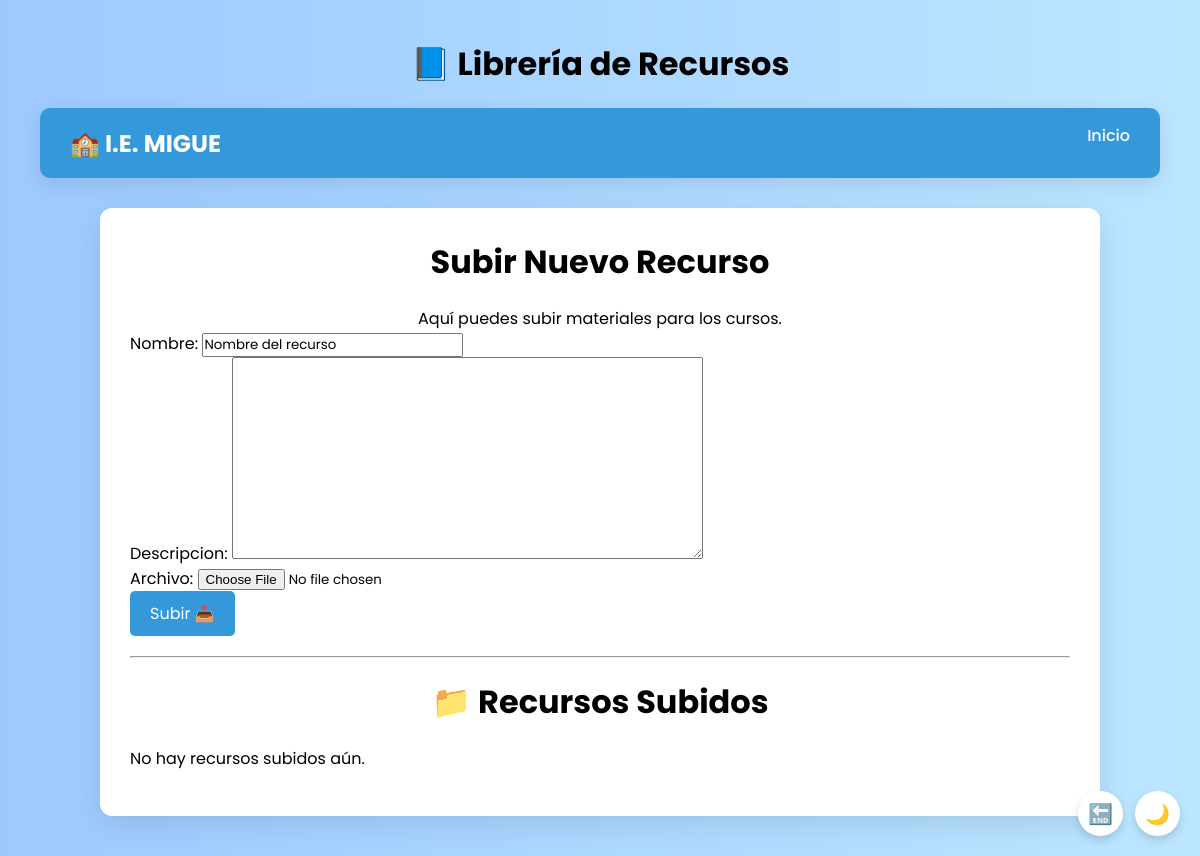
The page /libreria_recursos/ (signed in) on the database as committed earlier.
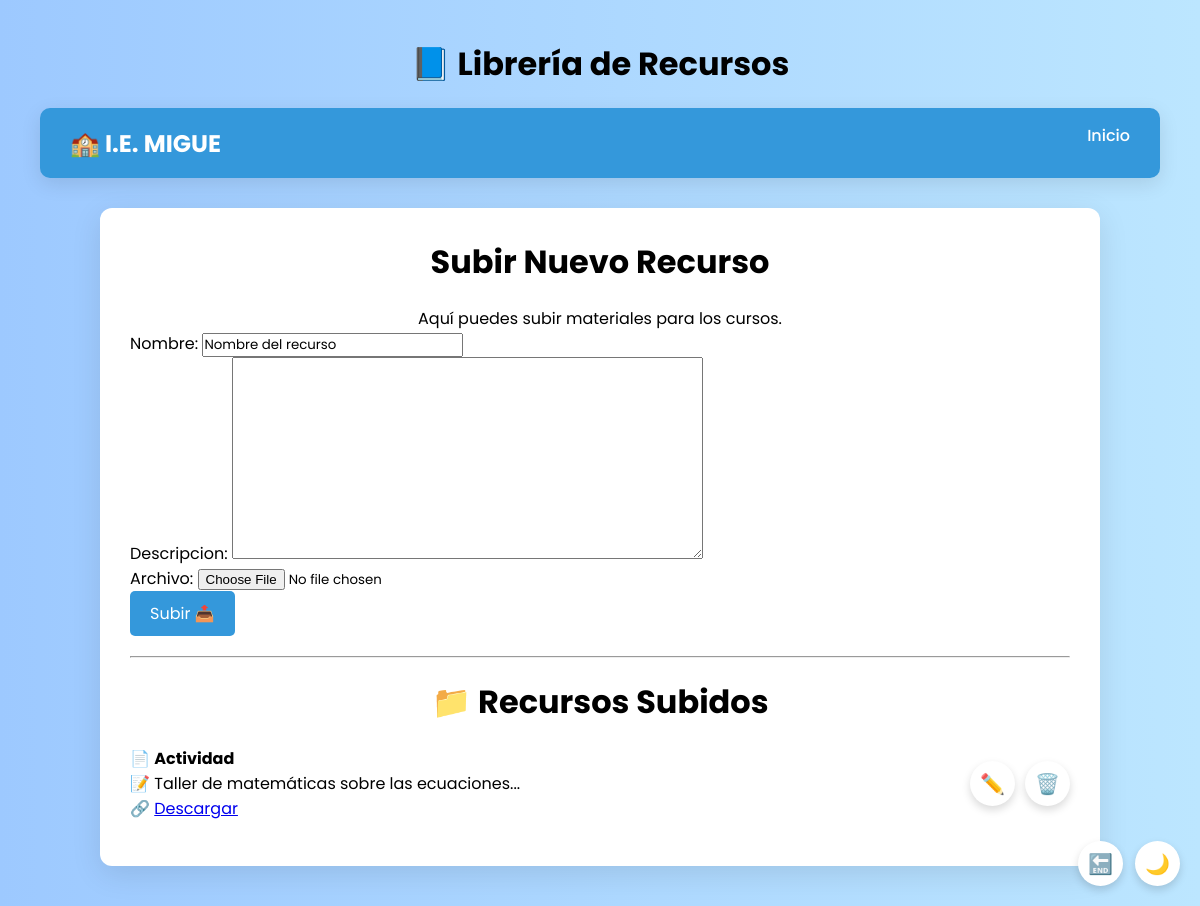
The same page on the database as committed later.
### usuarios/models.py (models this page shows, shortened)
class Recurso(models.Model):
    nombre = models.CharField(max_length=100, default="Recurso sin nombre")
    archivo = models.FileField(upload_to='recursos/')
    descripcion = models.TextField(blank=True, null=True)
    fecha_agregado = models.DateTimeField(auto_now_add=True)
    docente = models.ForeignKey(User, on_delete=models.CASCADE, null=True)

### usuarios/views.py (the view)
# urls.py: path('libreria_recursos/', views.libreria_recursos, name='libreria_recursos'),
@login_required
def libreria_recursos(request):
    if request.method == 'POST':
        form = RecursoForm(request.POST, request.FILES)
        if form.is_valid():
            recurso = form.save(commit=False)  # 👈 No guardar aún
            recurso.docente = request.user     # 👈 Asigna el docente actual
            recurso.save()                     # 👈 Ahora sí guarda
            return redirect('libreria_recursos')
    else:
        form = RecursoForm()
    recursos = Recurso.objects.filter(docente=request.user)  # 👈 Mostrar solo los recursos del docente
    return render(request, 'usuarios/libreria_recursos.html', {
        'form': form,
        'recursos': recursos
    })

### usuarios/forms.py
class RecursoForm(forms.ModelForm):
    class Meta:
        model = Recurso
        fields = ['nombre', 'descripcion', 'archivo']
    def __init__(self, *args, **kwargs):
        super().__init__(*args, **kwargs)
        self.fields['nombre'].initial = 'Nombre del recurso'

### usuarios/templates/usuarios/libreria_recursos.html (shortened to what this page needs)
{% load static %}
{% block content %}
<!DOCTYPE html>
<html lang="es">
<head>
</head>
<body>
  <div class="floating-buttons">
    <form method="POST" action="{% url 'logout' %}">
      <button class="icon-button" title="Cerrar sesión">🔚</button>
    </form>
    <button class="icon-button" onclick="toggleDarkMode()" id="darkToggle" title="Modo oscuro/claro">🌙</button>
  </div>
  <h2>📘 Librería de Recursos</h2>
  <nav class="navbar">
    <div class="logo">🏫 I.E. MIGUE</div>
    <ul class="nav-links">
      <li><a href="{% url 'panel_docentes' %}">Inicio</a></li>
    </ul>
  </nav>
  <div class="container">
    <h1>Subir Nuevo Recurso</h1>
    <p style="text-align:center;">Aquí puedes subir materiales para los cursos.</p>
    <form method="POST" enctype="multipart/form-data">
      {{ form.as_p }}
      <button type="submit" class="upload-button">
        Subir 📤
      </button>
    </form>
    <hr style="margin: 20px 0;">
    <h2 style="text-align:center;">📁 Recursos Subidos</h2>
    <ul>
      {% for recurso in recursos %}
        <li onclick="window.location.href='{% url 'detalle_recurso' recurso.id %}'">
          <div>
            📄 <strong>{{ recurso.nombre }}</strong><br>
            📝 {{ recurso.descripcion }}<br>
            🔗 <a href="{{ recurso.archivo.url }}" target="_blank">Descargar</a><br>
          </div>
          <div>
            <a href="{% url 'editar_recurso' recurso.id %}" class="icon-button" title="Editar Recurso">✏️</a>
            <form method="POST" action="{% url 'eliminar_recurso' recurso.id %}" style="display:inline;">
              <button type="submit" class="icon-button" title="Eliminar Recurso" onclick="return confirm('¿Estás seguro de que quieres eliminar este recurso?');">🗑️</button>
            </form>
          </div>
        </li>
      {% empty %}
        <li>No hay recursos subidos aún.</li>
      {% endfor %}
    </ul>
  </div>
</body>
</html>
{% endblock %}

Rows that differ between the two databases and show on the page:
added Recurso: nombre "Actividad", descripcion "Taller de matemáticas sobre las ecuaciones..."
Other text that changed with them:
text no longer shown: "No hay recursos subidos aún."
